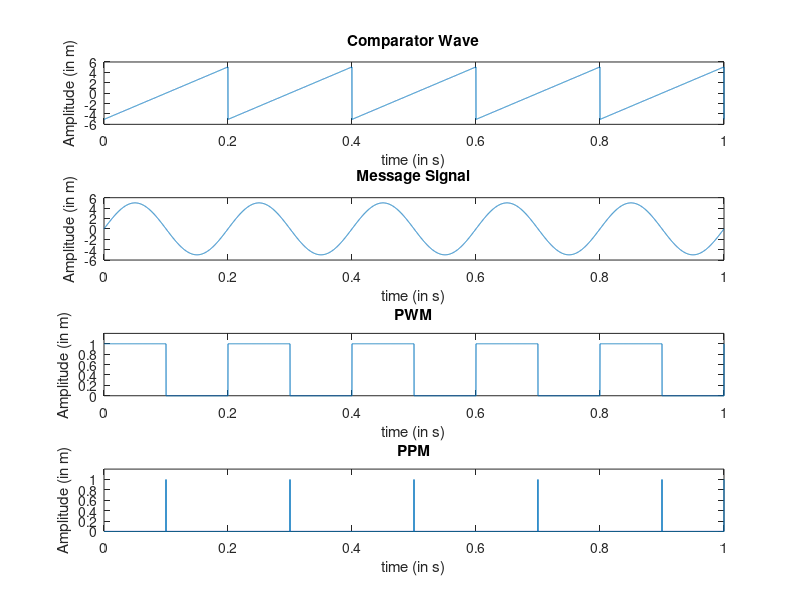

Write MATLAB code to recreate this figure.
clc;
clear all;
close all;

fs=input('Comparator Sawtooth frequency (in Hz):');
fm=input('Message frequency (in Hz):');
a=input('Enter Amplitude of Message (in m):');
t=0:0.0001:1;
stooth=1.01*a.*sawtooth(2*pi*fs*t);
subplot(4,1,1);
plot(t,stooth);
title('Comparator Wave');
ylabel('Amplitude (in m)');
xlabel('time (in s)');
msg=a.*sin(2*pi*fm*t);
subplot(4,1,2);
plot(t,msg);
title('Message Signal');
ylabel('Amplitude (in m)');
xlabel('time (in s)');
for i=1:length(stooth)
if (msg(i)>=stooth(i))
pwm(i)=1;
else
pwm(i)=0;
end
end
for i=1:length(stooth)
if (msg(i)>=stooth(i))
ppm(i)=1;
else
ppm(i)=0;
end
end
for i=1:(length(stooth)-1)
    if(ppm(i)==1 && ppm(i+1)==0)
        ppm(i)=1;
    else
        ppm(i)=0;
    end
end
subplot(4,1,3);
plot(t,pwm);
title('PWM');
ylabel('Amplitude (in m)')
xlabel('time (in s)');
axis([0 1 0 1.2]);

subplot(4,1,4);
plot(t,ppm);
title('PPM');
ylabel('Amplitude (in m)');
xlabel('time (in s)');
axis([0 1 0 1.2]);
